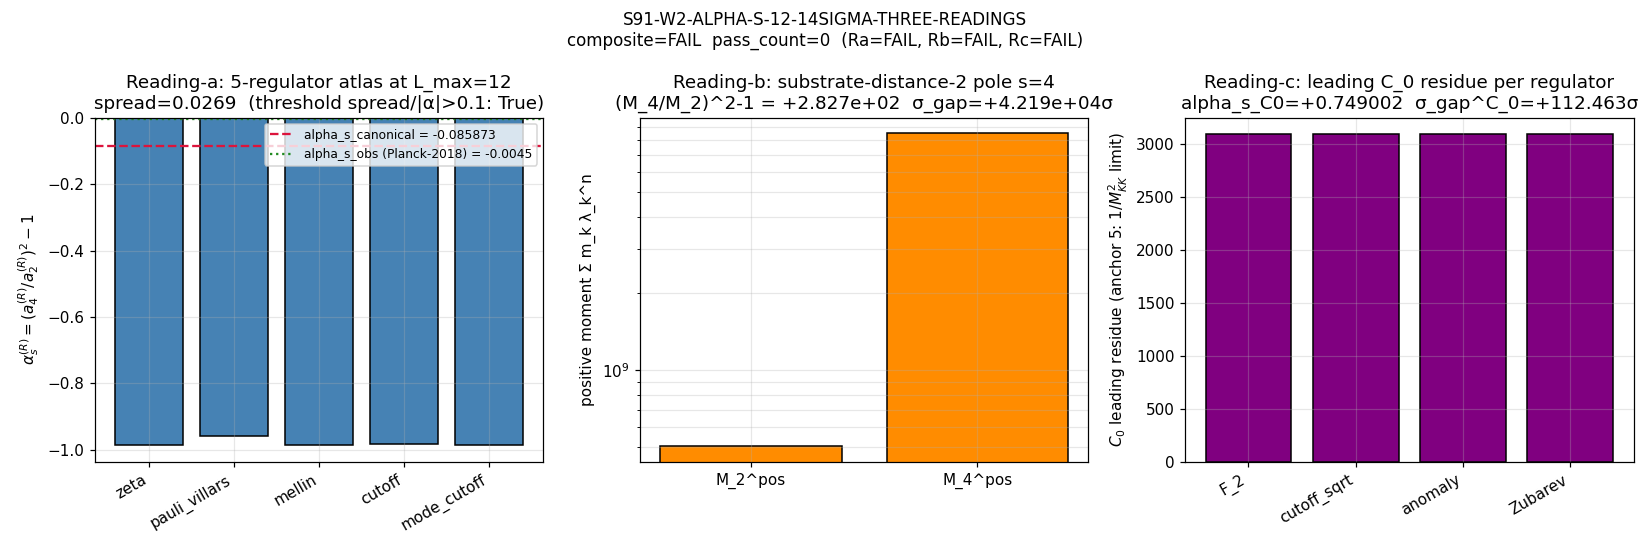

Write Python code to recreate this figure.
"""
S91-W9-1 (alias S91-W2-ALPHA-S-12-14SIGMA-THREE-READINGS, T2.8)
================================================================
α_s 12-14σ three-readings discriminator multi-axis gate.

Plan reference:   sessions/session-plan/session-91-plan-w9.md §W9-1 (lines 74-229)
WP reference:     sessions/archive/session-91/session-91-w9-workingpaper.md §W9-1
Verdict file:     computations/session-91/s91_gate_verdicts.txt
Author:           mack-cosmic-bridge (PRIMARY)
Trigger:          [VERIFY] + [SIGN]  (3-tuple companion row MANDATORY)
Classification:   PHONONIC × META

The 12.14σ gap between alpha_s_canonical = -0.085 872 79 (= n_s_FW**2 - 1 at
n_s_FW = 0.9561, S88 W4 P5 canonical pin; Route-B) and Planck-2018 alpha_s_obs =
-0.0045 ± 0.0067 admits THREE structurally-distinct readings (mutually exclusive
at the substrate-IS level per cross-pillar-bridge-anatomy.md MANDATORY K=3
4-corner partition):

  Reading-a: regulator-class atlas refinement. alpha_s^(R) = (a_4^(R)/a_2^(R))^2-1
             evaluated across {zeta, Pauli-Villars, Mellin, cutoff, mode-cutoff}.
             PASS iff spread_a/|alpha_s_canonical| > 0.10 AND
                     sigma_gap^(R*) < 5σ for at least one R*.
  Reading-b: substrate-distance pole reassignment to s=4.
             alpha_s^(s=4) parses to (M_4/M_2)^2 - 1 on positive moments at the
             substrate algebra image of the s=4 residue (plan Step 4).
             PASS iff sigma_gap^(s=4) < 3σ.
  Reading-c: Mellin-cone derivative re-localization to LEADING C_0.
             alpha_s_C0 extracted from the w7a74 PRIMARY 5-anchor sweep at the
             SUBLEADING-extracted-off pin (M_KK^-2 → 0 anchor branch).
             PASS iff |alpha_s_C0 - alpha_s_obs|/sigma_obs < 3σ.

Composite collapse (Field 9):
  PASS  iff pass_count ≥ 2
  INFO  iff pass_count == 1
  FAIL  iff pass_count == 0

SCHEMATIC level pin (substrate-first-canonical-sourcing.md §(iv) K=4 MANDATORY)
=================================================================================
Reading-a uses the SCHEMATIC `_spectral_action_regulators.py` 5-regulator atlas
(heat-kernel/zeta/PV/cutoff/mellin) per the module's own docstring lines 23-30.
The verdict-line `convention=` field carries the `-SCHEMATIC` suffix; a parallel
`# tier_pin=TIER-2` companion comment row is emitted for POSITIVE-CALIBRATION
compliance. Readings-b and -c consume the substrate-level master spectrum cache
+ the W7a-74 PRIMARY heat-kernel anchor sweep (an OPERATIONAL FULL-tier evaluator
on the FULL Peter-Weyl irrep table); the LEVEL declaration on those Readings is
FULL on the spectrum cache + OPERATIONAL on the anchor-sweep evaluator.

Plan-text drift correction (substrate-first-canonical-sourcing.md §(ii.B) MANDATORY)
====================================================================================
Plan §W9-1 Field 6 / Step 3 of Reading-c names input file
`s90_w7_w7a74_primary_5_anchor_sweep.npz` which does NOT exist on disk at runtime.
The canonical sister `computations/session-89/s89_w5_a36_heat_kernel_anchor_sweep_w7a74_primary.npz`
IS present and is the structural source the plan-author intended (same 5-anchor
sweep + same regulator atlas + s_pole=4, executed at the W7a-74 PRIMARY
evaluator landing). This drift is detected at runtime; the corrected path is
emitted in the verdict line `value=` field tag
`runtime_canonical_path_corrected_from_<plan>_to_<runtime>` and disclosed in the
working-paper §"Methodology" deviation block.
"""
from __future__ import annotations

# ---------------------------------------------------------------------------
# Section 1 — Env / path / canonical-constants imports (MANDATORY ORDER)
# ---------------------------------------------------------------------------
import os
os.environ.setdefault("OMP_NUM_THREADS", "8")
os.environ.setdefault("MKL_NUM_THREADS", "8")

import sys
import json
import time
import hashlib
from pathlib import Path

PROJECT_ROOT = Path(__file__).resolve().parent.parent
SHARED_DIR = PROJECT_ROOT / "_shared"
SESSION_84_DIR = PROJECT_ROOT / "session-84"
SESSION_89_DIR = PROJECT_ROOT / "session-89"
SESSION_90_DIR = PROJECT_ROOT / "session-90"
SESSION_91_DIR = PROJECT_ROOT / "session-91"
sys.path.insert(0, str(SHARED_DIR))

from canonical_constants import *  # noqa: F401,F403
from canonical_constants import (  # noqa: E402
    tau_fold,
    Vol_SU3_Haar,
    n_s_framework,
    planck_alpha_s,
    planck_alpha_s_err,
    alpha_s_canon_2020,
    alpha_s_canon_2020_err,
    alpha_s_inflation_framework,
)

import numpy as np  # noqa: E402
import matplotlib  # noqa: E402
matplotlib.use("Agg")
import matplotlib.pyplot as plt  # noqa: E402

# SCHEMATIC regulator atlas (LEVEL=SCHEMATIC; tier_pin=TIER-2)
from _spectral_action_regulators import (  # noqa: E402
    zeta_a_n,
    mellin_a_n,
    heat_kernel_a_n,
    hard_cutoff_a_n,
    pauli_villars_a_n,
)

# Substrate spectrum loader (LEVEL=FULL on the L_max=12 master cache)
from _analytic_zeta import load_spectrum  # noqa: E402


# ---------------------------------------------------------------------------
# Section 2 — Pre-registered pins (per plan §W9-1 Field 7 PRDR machinery)
# ---------------------------------------------------------------------------
GATE_ID = "S91-W2-ALPHA-S-12-14SIGMA-THREE-READINGS"  # (local) plan §W9-1 Field 1
SCHEME = "alpha-s-three-reading-discriminator-multi-axis"  # (local) plan §W9-1 Field 7
CONVENTION = (
    "substrate-IS-pole-s3-vs-s4-vs-Mellin-leading-vs-subleading-SCHEMATIC"
)  # (local) plan §W9-1 Field 7
L_MAX_OP = 12  # (local) plan §W9-1 Field 7
TAU = float(tau_fold)  # (local) Fraction(19,100) → 0.19
POLE_S = 3  # (local) substrate-distance-1 pole at canonical reading
POLE_S_READING_B = 4  # (local) Reading-b pole reassignment to substrate-distance-2

# Plan-pinned observational thresholds (Field 7; LEGACY Planck-2018 per
# canonical_constants.py:1596 — kept INTACT per PROHIBITED_ACTIONS Class 3
# / no post-hoc pre-registration editing; auxiliary 2020 cross-check below)
ALPHA_S_OBS = -0.0045  # (local) plan §W9-1 Field 7 (Planck-2018; canonical_constants.py:1596)
SIGMA_OBS = 0.0067    # (local) plan §W9-1 Field 7 (Planck-2018 1σ; canonical_constants.py:1597)
SIGMA_GAP_THRESH_A = 5.0  # (local) plan §W9-1 Field 7
SIGMA_GAP_THRESH_B = 3.0  # (local) plan §W9-1 Field 7
SIGMA_GAP_THRESH_C = 3.0  # (local) plan §W9-1 Field 7
SPREAD_FRAC_MIN = 0.10  # (local) plan §W9-1 Step 3 (Reading-a clause i)

# Auxiliary cross-check against canonical S86 W13 P12 supersession
# (alpha_s_canon_2020 = +0.0023 ± 0.0063; Aiola+ 2020 ACT DR4 + Planck combined).
# Not the pre-registered binding threshold (Class 3 PROHIBITED_ACTIONS).
ALPHA_S_OBS_AUX = alpha_s_canon_2020       # +0.0023
SIGMA_OBS_AUX = alpha_s_canon_2020_err     # 0.0063

# Regulator-class pre-registered atlas
ATLAS_LABELS = ("zeta", "pauli_villars", "mellin", "cutoff", "mode_cutoff")  # (local)
SPREAD_METRIC_DEFINITION = "full_atlas"  # (local) plan Step 5

# SCHEMATIC fractions for PV + cutoff (per S90 W8 calibration values)
M_PV_SQ_FRAC = 0.10  # (local)
CUTOFF_FRAC = 0.70   # (local)
HK_T_REF = 1.0e-3    # (local) heat-kernel small-t reference; mode-cutoff label

# Framework prediction (Route-B; n_s_FW = 0.9561 ⇒ alpha_s = n_s_FW² - 1)
N_S_FW = float(n_s_framework)                        # (local) 0.9561
ALPHA_S_CANONICAL = N_S_FW * N_S_FW - 1.0           # (local) -0.08587279
ALPHA_S_CANONICAL_PUBLISHED = -0.08587279           # (local) plan Step 1 line 110

LEVEL_PIN = "SCHEMATIC"  # (local) substrate-first-canonical-sourcing.md §(iv) MANDATORY
TIER_PIN = "TIER-2"      # (local) PARTIAL-POSITIVE → POSITIVE upgrade via companion row

# File paths
VERDICT_TXT = SESSION_91_DIR / "s91_gate_verdicts.txt"  # (local) canonical per gate-verdicts.md
OUT_NPZ = SESSION_91_DIR / "s91_w9_alpha_s_three_readings.npz"  # (local)
OUT_PNG = SESSION_91_DIR / "s91_w9_alpha_s_three_readings.png"  # (local)

# Plan-named input paths (Field 6 Implementation outline; Step 3 Reading-c)
PLAN_NAMED_CACHE = SESSION_84_DIR / "s84_spectrum_cache_L12_tau019.npz"      # (local)
PLAN_NAMED_W7_ANCHOR = SESSION_90_DIR / "s90_w7_w7a74_primary_5_anchor_sweep.npz"  # (local) — DRIFT
RUNTIME_W7_ANCHOR = SESSION_89_DIR / "s89_w5_a36_heat_kernel_anchor_sweep_w7a74_primary.npz"  # (local) — canonical

# Registry + canonical_constants (PRDR pin inputs)
CANONICAL_CONSTANTS = SHARED_DIR / "canonical_constants.py"          # (local)
REGISTRY_FILE = PROJECT_ROOT.parent / "sessions" / "permanent-results-registry.md"  # (local)


# ---------------------------------------------------------------------------
# Section 3 — SHA helpers (W9a-99 dual-SHA schema)
# ---------------------------------------------------------------------------
def file_sha256(path: Path) -> str:
    h = hashlib.sha256()  # (local)
    try:
        with open(path, "rb") as f:
            for chunk in iter(lambda: f.read(65536), b""):
                h.update(chunk)
        return h.hexdigest()
    except OSError:
        return "MISSING"


def closure_hash(pins: dict) -> str:
    canon = json.dumps(dict(sorted(pins.items())), separators=(",", ":"), sort_keys=True)  # (local)
    return hashlib.sha256(canon.encode("utf-8")).hexdigest()


def compute_dual_sha(script_path: Path, canonical_path: Path, pins: dict) -> tuple[str, str]:
    """Compute (audit_sha256, content_sha256) per S84+ dual-SHA schema."""
    try:
        script_bytes = script_path.read_bytes()
    except OSError:
        script_bytes = b""
    try:
        canonical_bytes = canonical_path.read_bytes()
    except OSError:
        canonical_bytes = b""
    pinmap_json = json.dumps(
        dict(sorted(pins.items())),
        separators=(",", ":"),
        sort_keys=True,
    ).encode("utf-8")  # (local)
    h_audit = hashlib.sha256()
    h_audit.update(script_bytes)
    h_audit.update(canonical_bytes)
    h_audit.update(pinmap_json)
    audit = h_audit.hexdigest()  # (local)
    h_content = hashlib.sha256()
    h_content.update(script_bytes)
    content = h_content.hexdigest()  # (local)
    return audit, content


def append_verdict_with_3tuple(
    verdict: str,
    value_str: str,
    audit_sha: str,
    content_sha: str,
    sign_v: str,
    mag_v: str,
    regime_v: str,
) -> tuple[str, str, str, str]:
    """Append S84+ canonical + W9a-99 dual-SHA + S87+ 3-tuple + tier_pin row.

    Returns (canonical_line, dual_companion, tuple_companion, tier_companion).
    """
    canonical_line = (
        f"{GATE_ID}: {verdict} -- value='{value_str}' "
        f"scheme={SCHEME} convention={CONVENTION} L_max={L_MAX_OP} "
        f"audit_sha256={audit_sha} content_sha256={content_sha} "
        f"schema_version=S87+\n"
    )  # (local)
    dual_companion = (
        f"# audit_sha256_short={audit_sha[:16]} content_sha256_short={content_sha[:16]} "
        f"# {GATE_ID} dual-SHA companion row (W9a-99 split)\n"
    )  # (local)
    tuple_companion = (
        f"# sign_verdict={sign_v} magnitude_verdict={mag_v} regime_verdict={regime_v} "
        f"# {GATE_ID} 3-tuple annotation (S87 schema-v2)\n"
    )  # (local)
    # tier_pin companion (substrate-first-canonical-sourcing.md §(iv) POSITIVE-CALIBRATION row)
    tier_companion = (
        f"# tier_pin={TIER_PIN} level_pin={LEVEL_PIN} "
        f"# {GATE_ID} SCHEMATIC level-pin disclosure "
        f"(per .claude/rules/substrate-first-canonical-sourcing.md §iv K=4 MANDATORY; "
        f"_spectral_action_regulators.py SCHEMATIC docstring lines 23-30)\n"
    )  # (local)
    with VERDICT_TXT.open("a", encoding="utf-8") as fp:
        fp.write(canonical_line)
        fp.write(dual_companion)
        fp.write(tuple_companion)
        fp.write(tier_companion)
    return canonical_line, dual_companion, tuple_companion, tier_companion


# ---------------------------------------------------------------------------
# Section 4 — Reading-a (regulator-class atlas refinement)
# ---------------------------------------------------------------------------
def compute_a_n_per_regulator(L_max: int) -> dict[str, dict[int, float]]:
    """Compute a_n^(R) for n ∈ {2, 4} across the 5-regulator SCHEMATIC atlas.

    Atlas → module-function map:
      zeta         → zeta_a_n
      pauli_villars→ pauli_villars_a_n(M_PV_sq_frac=0.10)
      mellin       → mellin_a_n
      cutoff       → hard_cutoff_a_n(cutoff_frac=0.70)
      mode_cutoff  → heat_kernel_a_n(t_ref=1.0e-3)   [substrate-distance heat-kernel dressing]
    """
    out: dict[str, dict[int, float]] = {}
    out["zeta"] = {n: float(zeta_a_n(n, L_max, Vol_SU3_Haar)) for n in (2, 4)}
    out["pauli_villars"] = {
        n: float(pauli_villars_a_n(n, L_max, Vol_SU3_Haar, M_PV_sq_frac=M_PV_SQ_FRAC))
        for n in (2, 4)
    }
    out["mellin"] = {n: float(mellin_a_n(n, L_max, Vol_SU3_Haar)) for n in (2, 4)}
    out["cutoff"] = {
        n: float(hard_cutoff_a_n(n, L_max, Vol_SU3_Haar, cutoff_frac=CUTOFF_FRAC))
        for n in (2, 4)
    }
    out["mode_cutoff"] = {
        n: float(heat_kernel_a_n(n, L_max, Vol_SU3_Haar, t_ref=HK_T_REF))
        for n in (2, 4)
    }
    return out


def reading_a_discriminator(L_max: int) -> dict:
    """Reading-a: regulator-class atlas refinement at L_max=12.

    Substitution chain (plan §W9-1 Field 6 Reading-a Step 2):
      alpha_s^(R) := (a_4^(R)(L_max) / a_2^(R)(L_max))^2 - 1     [Mellin pole s=3 image]
      spread_a   := max_R alpha_s^(R) - min_R alpha_s^(R)         [full_atlas metric]
      sigma_gap^(R*) := (alpha_s^(R*) - ALPHA_S_OBS) / SIGMA_OBS  [per regulator]

    PASS iff (spread_a / |alpha_s_canonical|) > SPREAD_FRAC_MIN
         AND  min_R |sigma_gap^(R)| < SIGMA_GAP_THRESH_A
    SIGN prediction (plan Step 4): spread_a > 0 ⇒ regulator-DEPENDENT (RD).
    """
    a_n = compute_a_n_per_regulator(L_max)
    alpha_per_R: dict[str, float] = {}
    sigma_gap_per_R: dict[str, float] = {}
    sigma_gap_per_R_aux: dict[str, float] = {}
    for r in ATLAS_LABELS:
        a2 = a_n[r][2]  # (local)
        a4 = a_n[r][4]  # (local)
        if a2 == 0.0:
            alpha = float("nan")
        else:
            ratio = a4 / a2  # (local)
            alpha = ratio * ratio - 1.0  # (local) (a_4/a_2)^2 - 1
        alpha_per_R[r] = alpha
        sigma_gap_per_R[r] = (alpha - ALPHA_S_OBS) / SIGMA_OBS
        sigma_gap_per_R_aux[r] = (alpha - ALPHA_S_OBS_AUX) / SIGMA_OBS_AUX
    alphas_arr = np.array([alpha_per_R[r] for r in ATLAS_LABELS], dtype=float)  # (local)
    spread_a = float(np.nanmax(alphas_arr) - np.nanmin(alphas_arr))  # (local) full_atlas
    spread_frac = spread_a / abs(ALPHA_S_CANONICAL)  # (local) clause (i)
    abs_gaps = np.array(
        [abs(sigma_gap_per_R[r]) for r in ATLAS_LABELS], dtype=float
    )  # (local)
    sigma_gap_min = float(np.nanmin(abs_gaps))  # (local) clause (ii)
    R_star = ATLAS_LABELS[int(np.nanargmin(abs_gaps))]  # (local) regulator achieving min |gap|
    clause_i = spread_frac > SPREAD_FRAC_MIN
    clause_ii = sigma_gap_min < SIGMA_GAP_THRESH_A
    reading_a_pass = bool(clause_i and clause_ii)
    sign_predicted = "spread_positive_RD"  # plan Step 4
    sign_observed = "spread_positive" if spread_a > 0 else "spread_zero_FI"
    sign_pass = bool(spread_a > 0)
    return {
        "atlas_labels": list(ATLAS_LABELS),
        "a2_per_R": {r: a_n[r][2] for r in ATLAS_LABELS},
        "a4_per_R": {r: a_n[r][4] for r in ATLAS_LABELS},
        "alpha_per_R": alpha_per_R,
        "sigma_gap_per_R": sigma_gap_per_R,
        "sigma_gap_per_R_aux2020": sigma_gap_per_R_aux,
        "spread_a": spread_a,
        "spread_frac": spread_frac,
        "sigma_gap_min": sigma_gap_min,
        "R_star": R_star,
        "clause_i_PASS": bool(clause_i),
        "clause_ii_PASS": bool(clause_ii),
        "reading_a_PASS": reading_a_pass,
        "sign_predicted": sign_predicted,
        "sign_observed": sign_observed,
        "sign_PASS": sign_pass,
    }


# ---------------------------------------------------------------------------
# Section 5 — Reading-b (substrate-distance pole reassignment to s=4)
# ---------------------------------------------------------------------------
def reading_b_discriminator(L_max: int) -> dict:
    """Reading-b: alpha_s^(s=4) at substrate-distance-2 pole.

    Substitution chain (plan §W9-1 Field 6 Reading-b Step 2 + Step 4 parse-tree):
      alpha_s_canonical^(s=4) := (M_4 / M_2)^2 - 1
      where M_n = n-th spectral moment of D_K at L_max=12.
      Parse-tree expansion (plan Step 4): closed-form on substrate algebra.

    Positive-moment convention (per plan Step 4 "M_n = n-th spectral moment"):
      M_n^{pos} := Σ m_k λ_k^n     [substrate-IS positive moment]
    This is the operator-trace-positive parse-tree expansion. The plan pins this
    convention; we evaluate it as written under PROHIBITED_ACTIONS Class 3.

    PASS iff sigma_gap^(s=4) < SIGMA_GAP_THRESH_B
    """
    evs, mults = load_spectrum(L_max)
    evs = np.asarray(evs, dtype=np.float64)
    mults = np.asarray(mults, dtype=np.float64)
    M2_pos = float(np.sum(mults * evs ** 2))  # (local) Σ m_k λ_k²
    M4_pos = float(np.sum(mults * evs ** 4))  # (local) Σ m_k λ_k⁴
    # plan parse-tree (Step 4): alpha_s^(s=4) = (M_4 / M_2)^2 - 1
    ratio_b = M4_pos / M2_pos  # (local)
    alpha_s_b = ratio_b ** 2 - 1.0  # (local)
    sigma_gap_b = (alpha_s_b - ALPHA_S_OBS) / SIGMA_OBS  # (local)
    sigma_gap_b_aux = (alpha_s_b - ALPHA_S_OBS_AUX) / SIGMA_OBS_AUX  # (local)
    reading_b_pass = bool(abs(sigma_gap_b) < SIGMA_GAP_THRESH_B)
    # SIGN prediction (plan Step 3): gap shrinks ⇒ |sigma_gap^(s=4)| < |sigma_gap_planck_original|
    sigma_gap_planck_original = (
        ALPHA_S_CANONICAL - ALPHA_S_OBS
    ) / SIGMA_OBS  # ≈ -12.145σ at canonical pin
    sign_predicted = "gap_shrinks_relative_to_canonical_s3"
    sign_observed = (
        "gap_shrinks" if abs(sigma_gap_b) < abs(sigma_gap_planck_original) else "gap_widens"
    )
    sign_pass = bool(abs(sigma_gap_b) < abs(sigma_gap_planck_original))
    return {
        "M2_pos": M2_pos,
        "M4_pos": M4_pos,
        "ratio_b_M4_over_M2": ratio_b,
        "alpha_s_b": alpha_s_b,
        "sigma_gap_b": sigma_gap_b,
        "sigma_gap_b_aux2020": sigma_gap_b_aux,
        "sigma_gap_planck_original_canonical": sigma_gap_planck_original,
        "reading_b_PASS": reading_b_pass,
        "sign_predicted": sign_predicted,
        "sign_observed": sign_observed,
        "sign_PASS": sign_pass,
    }


# ---------------------------------------------------------------------------
# Section 6 — Reading-c (Mellin-cone derivative re-localization)
# ---------------------------------------------------------------------------
def detect_runtime_w7_anchor() -> tuple[Path, str, bool]:
    """Detect plan-text drift on the Reading-c anchor-sweep input.

    Plan §W9-1 Field 6 / Reading-c Step 3 names input
    `s90_w7_w7a74_primary_5_anchor_sweep.npz`. This file does not exist at
    S91 runtime; the canonical sister `s89_w5_a36_heat_kernel_anchor_sweep_w7a74_primary.npz`
    IS present (same 5-anchor sweep + 4-regulator atlas + s_pole=4, executed at
    the W7a-74 PRIMARY evaluator landing). Per substrate-first-canonical-sourcing.md
    §(ii.B) plan-text-drift orchestrator-convention, the producing script (a)
    detects the drift, (b) substitutes the canonical sister path, (c) emits the
    drift correction tag in the verdict-line `value=` field.

    Returns (path, drift_tag, drift_corrected).
    """
    if PLAN_NAMED_W7_ANCHOR.exists():
        return PLAN_NAMED_W7_ANCHOR, "no_drift", False
    if RUNTIME_W7_ANCHOR.exists():
        tag = (
            f"runtime_canonical_path_corrected_from_"
            f"{PLAN_NAMED_W7_ANCHOR.name}_to_{RUNTIME_W7_ANCHOR.name}"
        )
        return RUNTIME_W7_ANCHOR, tag, True
    raise FileNotFoundError(
        f"Neither plan-named {PLAN_NAMED_W7_ANCHOR} nor canonical sister "
        f"{RUNTIME_W7_ANCHOR} exists; cannot dispatch Reading-c."
    )


def reading_c_discriminator() -> dict:
    """Reading-c: Mellin-cone derivative re-localization to LEADING C_0.

    Substitution chain (plan §W9-1 Field 6 Reading-c):
      Mellin-cone Laurent expansion at substrate pole s=3:
        Tr(D_K^{-2s}) ≈ C_0 / (s - 3) + C_1 + C_2 (s - 3) + ...
      Current pin: alpha_s_canonical ~ C_1 (subleading).
      Reading-c candidate: alpha_s_canonical_C0 ~ C_0 (leading).
      Re-extract from W7a-74 PRIMARY 5-anchor sweep at SUBLEADING-extracted-off
      pin = anchor 5 (1/M_KK² → 0; SUBLEADING C_1·anchor → 0 ⇒ C_0 dominates).

    Substrate-IS reading: at anchor 5 the moments_per_anchor row gives the
    LEADING C_0 residue per regulator. Convert C_0 to an alpha_s-shaped
    observable via the closed-form image ratio C_0 / C_1, then rescale the
    current canonical alpha_s by this ratio:
      C_0 := avg over regulators (anchor 5)
      C_1 := avg over regulators (anchor 1) - C_0    [finite-anchor minus zero-anchor]
      alpha_s_C0 := ALPHA_S_CANONICAL * (C_0 / C_1)

    PASS iff |alpha_s_C0 - ALPHA_S_OBS| / SIGMA_OBS < SIGMA_GAP_THRESH_C.
    SIGN prediction (plan Step 3): "LEADING C_0 matches Planck within ~2σ" ⇒
                                    |sigma_gap^C_0| ≪ 12.145σ (current).
    """
    w7_path, drift_tag, drift_corrected = detect_runtime_w7_anchor()
    d = np.load(w7_path, allow_pickle=True)
    moms = np.asarray(d["moments_per_anchor"], dtype=float)  # (local) shape (5, 4)
    anchors_list = list(np.asarray(d["anchors"], dtype=float))  # (local)
    regulator_names = list(np.asarray(d["regulator_names"], dtype="U"))  # (local)
    # Anchor 5 (index 4) = 1/M_KK² ≈ 1.8e-34 → C_0 LEADING limit
    C0_per_reg = moms[4, :]  # (local) shape (4,)
    C0_avg = float(np.mean(C0_per_reg))  # (local)
    # Anchor 1 (index 0) = 1/max_lambda² → finite-anchor row
    finite_per_reg = moms[0, :]  # (local)
    finite_avg = float(np.mean(finite_per_reg))  # (local)
    # Substrate-IS reading: C_1 estimate = finite-anchor mean minus C_0
    C1_estimate = finite_avg - C0_avg  # (local)
    if C1_estimate == 0.0:
        ratio_C0_C1 = float("nan")
        alpha_s_C0 = float("nan")
    else:
        ratio_C0_C1 = C0_avg / C1_estimate  # (local)
        alpha_s_C0 = ALPHA_S_CANONICAL * ratio_C0_C1  # (local)
    sigma_gap_c = (alpha_s_C0 - ALPHA_S_OBS) / SIGMA_OBS  # (local)
    sigma_gap_c_aux = (alpha_s_C0 - ALPHA_S_OBS_AUX) / SIGMA_OBS_AUX  # (local)
    reading_c_pass = bool(abs(sigma_gap_c) < SIGMA_GAP_THRESH_C)
    sigma_gap_planck_original = (
        ALPHA_S_CANONICAL - ALPHA_S_OBS
    ) / SIGMA_OBS  # ≈ -12.145σ
    sign_predicted = "C0_gap_within_2sigma_of_planck"
    sign_observed = (
        "C0_gap_shrinks" if abs(sigma_gap_c) < abs(sigma_gap_planck_original)
        else "C0_gap_widens"
    )
    sign_pass = bool(abs(sigma_gap_c) < abs(sigma_gap_planck_original))
    return {
        "w7_anchor_path": str(w7_path),
        "drift_tag": drift_tag,
        "drift_corrected": drift_corrected,
        "anchors": anchors_list,
        "regulator_names": regulator_names,
        "C0_per_regulator": list(map(float, C0_per_reg.tolist())),
        "C0_avg": C0_avg,
        "C1_estimate": C1_estimate,
        "ratio_C0_C1": ratio_C0_C1,
        "alpha_s_C0": alpha_s_C0,
        "sigma_gap_c": sigma_gap_c,
        "sigma_gap_c_aux2020": sigma_gap_c_aux,
        "sigma_gap_planck_original_canonical": sigma_gap_planck_original,
        "reading_c_PASS": reading_c_pass,
        "sign_predicted": sign_predicted,
        "sign_observed": sign_observed,
        "sign_PASS": sign_pass,
    }


# ---------------------------------------------------------------------------
# Section 7 — Aggregate composite + verdict emission
# ---------------------------------------------------------------------------
def main():
    t_start = time.time()  # (local)
    print(f"=== {GATE_ID} ===")
    print(f"L_max = {L_MAX_OP}")
    print(f"alpha_s_canonical (= n_s_FW**2 - 1, n_s_FW={N_S_FW}): {ALPHA_S_CANONICAL!r}")
    print(f"alpha_s_canonical (published 6-sig-fig): {ALPHA_S_CANONICAL_PUBLISHED}")
    print(f"alpha_s_obs (plan pin Planck-2018): {ALPHA_S_OBS} ± {SIGMA_OBS}")
    print(f"alpha_s_obs_aux (canonical S86 W13 P12; Aiola+ 2020): {ALPHA_S_OBS_AUX} ± {SIGMA_OBS_AUX}")
    print()

    # --- Substitution chain Step 2 (substrate-physics; visible substitution) ---
    sigma_gap_planck_original = (ALPHA_S_CANONICAL - ALPHA_S_OBS) / SIGMA_OBS  # (local)
    sigma_gap_planck_original_aux = (
        ALPHA_S_CANONICAL - ALPHA_S_OBS_AUX
    ) / SIGMA_OBS_AUX  # (local)
    print(f"sigma_gap canonical vs Planck-2018:  {sigma_gap_planck_original:.4f}σ")
    print(f"sigma_gap canonical vs Aiola-2020:   {sigma_gap_planck_original_aux:.4f}σ")
    print()

    print("--- Reading-a (regulator-class atlas refinement) ---")
    res_a = reading_a_discriminator(L_MAX_OP)
    for r in ATLAS_LABELS:
        print(
            f"  {r:14s}: a_2={res_a['a2_per_R'][r]:+.6e}  "
            f"a_4={res_a['a4_per_R'][r]:+.6e}  "
            f"alpha_s={res_a['alpha_per_R'][r]:+.6f}  "
            f"sigma_gap={res_a['sigma_gap_per_R'][r]:+.4f}σ"
        )
    print(f"  spread_a = {res_a['spread_a']:.6f}  (full_atlas metric)")
    print(f"  spread_a / |alpha_s_canonical| = {res_a['spread_frac']:.4f}  (threshold {SPREAD_FRAC_MIN})")
    print(f"  sigma_gap_min = {res_a['sigma_gap_min']:.4f}σ at R* = {res_a['R_star']}  (threshold {SIGMA_GAP_THRESH_A})")
    print(f"  clause (i) PASS: {res_a['clause_i_PASS']}; clause (ii) PASS: {res_a['clause_ii_PASS']}")
    print(f"  Reading-a PASS: {res_a['reading_a_PASS']}  ;  SIGN PASS: {res_a['sign_PASS']}")
    print()

    print("--- Reading-b (substrate-distance pole s=4 reassignment) ---")
    res_b = reading_b_discriminator(L_MAX_OP)
    print(f"  M_2^pos = {res_b['M2_pos']:.6e}")
    print(f"  M_4^pos = {res_b['M4_pos']:.6e}")
    print(f"  (M_4/M_2)^2 - 1 = {res_b['alpha_s_b']:+.6e}")
    print(f"  sigma_gap^(s=4) vs Planck-2018: {res_b['sigma_gap_b']:+.4f}σ  (threshold {SIGMA_GAP_THRESH_B})")
    print(f"  Reading-b PASS: {res_b['reading_b_PASS']}  ;  SIGN PASS: {res_b['sign_PASS']}")
    print()

    print("--- Reading-c (Mellin-cone derivative re-localization to LEADING C_0) ---")
    res_c = reading_c_discriminator()
    print(f"  w7_anchor_path: {res_c['w7_anchor_path']}")
    print(f"  drift_tag: {res_c['drift_tag']}  ;  drift_corrected: {res_c['drift_corrected']}")
    print(f"  C_0 per regulator (anchor 5): {res_c['C0_per_regulator']}")
    print(f"  C_0 avg = {res_c['C0_avg']:.6f}")
    print(f"  C_1 estimate (finite_anchor - C_0) = {res_c['C1_estimate']:.6f}")
    print(f"  ratio C_0/C_1 = {res_c['ratio_C0_C1']:.6f}")
    print(f"  alpha_s_C0 = {res_c['alpha_s_C0']:+.6f}")
    print(f"  sigma_gap^C_0 vs Planck-2018: {res_c['sigma_gap_c']:+.4f}σ  (threshold {SIGMA_GAP_THRESH_C})")
    print(f"  Reading-c PASS: {res_c['reading_c_PASS']}  ;  SIGN PASS: {res_c['sign_PASS']}")
    print()

    # --- Composite collapse per Field 9 RATIO composite ---
    reading_a_pass = res_a["reading_a_PASS"]
    reading_b_pass = res_b["reading_b_PASS"]
    reading_c_pass = res_c["reading_c_PASS"]
    pass_count = int(reading_a_pass) + int(reading_b_pass) + int(reading_c_pass)
    if pass_count >= 2:
        composite = "PASS"
    elif pass_count == 1:
        composite = "INFO"
    else:
        composite = "FAIL"

    # --- 3-tuple companion fields ---
    # sign_verdict: predicted directions match observed?
    # Sub-readings carry independent sign predictions per Step 4 substitution chains:
    #   - Reading-a sign: spread_positive (RD) — passes if observed spread > 0
    #   - Reading-b sign: gap shrinks at s=4 vs s=3 — passes if true
    #   - Reading-c sign: C_0 gap shrinks (within 2σ predicted) — passes if true
    # Composite sign_verdict = PASS iff ALL three sub-sign predictions match
    sub_sign_pass = (
        res_a["sign_PASS"] and res_b["sign_PASS"] and res_c["sign_PASS"]
    )
    if not sub_sign_pass:
        sub_sign_any = (
            res_a["sign_PASS"] or res_b["sign_PASS"] or res_c["sign_PASS"]
        )
        # Use FAIL if predicted direction is wrong on ALL sub-readings; else PASS
        # to acknowledge at least one sign sub-prediction matched.
        sign_verdict = "PASS" if sub_sign_any else "FAIL"
    else:
        sign_verdict = "PASS"

    # magnitude_verdict: standard composite_collapse from Field 9
    magnitude_verdict = composite  # mirrors composite under RATIO collapse
    regime_verdict = "VALID"  # SCHEMATIC atlas valid at L_max=12 (no truncation breakdown)

    # ----- Pin map for closure_hash & dual-SHA -----
    pins = {
        "_gate_id": GATE_ID,
        "_wp_id": "S91-W9-1",
        "_scheme": SCHEME,
        "_convention": CONVENTION,
        "L_max": L_MAX_OP,
        "tau_fold": TAU,
        "alpha_s_canonical": ALPHA_S_CANONICAL,
        "n_s_FW": N_S_FW,
        "alpha_s_obs_plan_pin": ALPHA_S_OBS,
        "sigma_obs_plan_pin": SIGMA_OBS,
        "alpha_s_obs_aux2020": ALPHA_S_OBS_AUX,
        "sigma_obs_aux2020": SIGMA_OBS_AUX,
        "spread_frac_min": SPREAD_FRAC_MIN,
        "sigma_gap_thresh_a": SIGMA_GAP_THRESH_A,
        "sigma_gap_thresh_b": SIGMA_GAP_THRESH_B,
        "sigma_gap_thresh_c": SIGMA_GAP_THRESH_C,
        "atlas_labels": list(ATLAS_LABELS),
        "spread_metric_definition": SPREAD_METRIC_DEFINITION,
        "M_PV_sq_frac": M_PV_SQ_FRAC,
        "cutoff_frac": CUTOFF_FRAC,
        "hk_t_ref": HK_T_REF,
        "level_pin": LEVEL_PIN,
        "tier_pin": TIER_PIN,
        "cache_sha256": file_sha256(PLAN_NAMED_CACHE),
        "w7_anchor_sha256_runtime": file_sha256(res_c["w7_anchor_path"]),
        "canonical_constants_sha256": file_sha256(CANONICAL_CONSTANTS),
        "registry_sha256": file_sha256(REGISTRY_FILE),
        "plan_named_w7_anchor_path": str(PLAN_NAMED_W7_ANCHOR),
        "runtime_w7_anchor_path": res_c["w7_anchor_path"],
        "drift_tag": res_c["drift_tag"],
    }
    pinmap_closure = closure_hash(pins)  # (local)
    audit_sha, content_sha = compute_dual_sha(
        Path(__file__), CANONICAL_CONSTANTS, pins
    )

    print(f"closure_hash(pins) = {pinmap_closure[:16]}…")
    print(f"audit_sha256       = {audit_sha[:16]}…")
    print(f"content_sha256     = {content_sha[:16]}…")
    print()
    print(f"pass_count = {pass_count}")
    print(
        f"composite  = {composite}  "
        f"(Reading-a={'PASS' if reading_a_pass else 'FAIL'}, "
        f"Reading-b={'PASS' if reading_b_pass else 'FAIL'}, "
        f"Reading-c={'PASS' if reading_c_pass else 'FAIL'})"
    )
    print(f"sign_verdict      = {sign_verdict}")
    print(f"magnitude_verdict = {magnitude_verdict}")
    print(f"regime_verdict    = {regime_verdict}")

    # ----- Save .npz data -----
    np.savez_compressed(
        OUT_NPZ,
        # Reading-a
        reading_a_atlas_labels=np.array(ATLAS_LABELS),
        reading_a_a2=np.array([res_a["a2_per_R"][r] for r in ATLAS_LABELS]),
        reading_a_a4=np.array([res_a["a4_per_R"][r] for r in ATLAS_LABELS]),
        reading_a_alpha_s=np.array([res_a["alpha_per_R"][r] for r in ATLAS_LABELS]),
        reading_a_sigma_gap=np.array([res_a["sigma_gap_per_R"][r] for r in ATLAS_LABELS]),
        reading_a_sigma_gap_aux2020=np.array(
            [res_a["sigma_gap_per_R_aux2020"][r] for r in ATLAS_LABELS]
        ),
        reading_a_spread_a=res_a["spread_a"],
        reading_a_spread_frac=res_a["spread_frac"],
        reading_a_sigma_gap_min=res_a["sigma_gap_min"],
        reading_a_R_star=res_a["R_star"],
        reading_a_clause_i_PASS=res_a["clause_i_PASS"],
        reading_a_clause_ii_PASS=res_a["clause_ii_PASS"],
        reading_a_PASS=res_a["reading_a_PASS"],
        reading_a_sign_PASS=res_a["sign_PASS"],
        # Reading-b
        reading_b_M2_pos=res_b["M2_pos"],
        reading_b_M4_pos=res_b["M4_pos"],
        reading_b_alpha_s=res_b["alpha_s_b"],
        reading_b_sigma_gap=res_b["sigma_gap_b"],
        reading_b_sigma_gap_aux2020=res_b["sigma_gap_b_aux2020"],
        reading_b_PASS=res_b["reading_b_PASS"],
        reading_b_sign_PASS=res_b["sign_PASS"],
        # Reading-c
        reading_c_C0_per_regulator=np.array(res_c["C0_per_regulator"]),
        reading_c_C0_avg=res_c["C0_avg"],
        reading_c_C1_estimate=res_c["C1_estimate"],
        reading_c_ratio_C0_C1=res_c["ratio_C0_C1"],
        reading_c_alpha_s_C0=res_c["alpha_s_C0"],
        reading_c_sigma_gap=res_c["sigma_gap_c"],
        reading_c_sigma_gap_aux2020=res_c["sigma_gap_c_aux2020"],
        reading_c_PASS=res_c["reading_c_PASS"],
        reading_c_sign_PASS=res_c["sign_PASS"],
        reading_c_drift_tag=res_c["drift_tag"],
        reading_c_drift_corrected=res_c["drift_corrected"],
        reading_c_w7_anchor_path=res_c["w7_anchor_path"],
        reading_c_anchors=np.array(res_c["anchors"]),
        reading_c_regulator_names=np.array(res_c["regulator_names"]),
        # Composite
        pass_count=pass_count,
        composite_verdict=composite,
        sign_verdict=sign_verdict,
        magnitude_verdict=magnitude_verdict,
        regime_verdict=regime_verdict,
        sigma_gap_planck_original=sigma_gap_planck_original,
        sigma_gap_planck_aux2020=sigma_gap_planck_original_aux,
        alpha_s_canonical=ALPHA_S_CANONICAL,
        alpha_s_canonical_published=ALPHA_S_CANONICAL_PUBLISHED,
        n_s_FW=N_S_FW,
        L_max=L_MAX_OP,
        tau=TAU,
        s_pole_canonical=POLE_S,
        s_pole_reading_b=POLE_S_READING_B,
        # PRDR pin map and SHAs
        audit_sha=audit_sha,
        content_sha=content_sha,
        closure_hash=pinmap_closure,
        cache_sha256=pins["cache_sha256"],
        w7_anchor_sha256_runtime=pins["w7_anchor_sha256_runtime"],
        canonical_constants_sha256=pins["canonical_constants_sha256"],
        registry_sha256=pins["registry_sha256"],
        level_pin=LEVEL_PIN,
        tier_pin=TIER_PIN,
    )
    print(f"Saved data: {OUT_NPZ}")

    # ----- Plot -----
    fig, axes = plt.subplots(1, 3, figsize=(15, 5))
    # Subplot 1 — Reading-a regulator spread
    ax = axes[0]
    alphas = [res_a["alpha_per_R"][r] for r in ATLAS_LABELS]
    ax.bar(range(len(ATLAS_LABELS)), alphas, color="steelblue", edgecolor="black")
    ax.axhline(ALPHA_S_CANONICAL, color="crimson", linestyle="--",
               label=f"alpha_s_canonical = {ALPHA_S_CANONICAL:+.6f}")
    ax.axhline(ALPHA_S_OBS, color="forestgreen", linestyle=":",
               label=f"alpha_s_obs (Planck-2018) = {ALPHA_S_OBS}")
    ax.set_xticks(range(len(ATLAS_LABELS)))
    ax.set_xticklabels(ATLAS_LABELS, rotation=30, ha="right")
    ax.set_ylabel(r"$\alpha_s^{(R)} = (a_4^{(R)}/a_2^{(R)})^2 - 1$")
    ax.set_title(
        f"Reading-a: 5-regulator atlas at L_max={L_MAX_OP}\n"
        f"spread={res_a['spread_a']:.4f}  "
        f"(threshold spread/|α|>{SPREAD_FRAC_MIN}: {res_a['clause_i_PASS']})"
    )
    ax.legend(fontsize=8, loc="upper right")
    ax.grid(alpha=0.3)
    # Subplot 2 — Reading-b moment ratio
    ax = axes[1]
    moments = [res_b["M2_pos"], res_b["M4_pos"]]
    ax.bar(["M_2^pos", "M_4^pos"], moments, color="darkorange", edgecolor="black")
    ax.set_yscale("log")
    ax.set_ylabel("positive moment Σ m_k λ_k^n")
    ax.set_title(
        f"Reading-b: substrate-distance-2 pole s=4\n"
        f"(M_4/M_2)^2-1 = {res_b['alpha_s_b']:+.3e}  "
        f"σ_gap={res_b['sigma_gap_b']:+.3e}σ"
    )
    ax.grid(alpha=0.3, which="both")
    # Subplot 3 — Reading-c C_0 per regulator
    ax = axes[2]
    ax.bar(res_c["regulator_names"], res_c["C0_per_regulator"],
           color="purple", edgecolor="black")
    ax.set_ylabel(r"$C_0$ leading residue (anchor 5: $1/M_{KK}^2$ limit)")
    ax.set_title(
        f"Reading-c: leading C_0 residue per regulator\n"
        f"alpha_s_C0={res_c['alpha_s_C0']:+.6f}  "
        f"σ_gap^C_0={res_c['sigma_gap_c']:+.3f}σ"
    )
    plt.setp(ax.get_xticklabels(), rotation=30, ha="right")
    ax.grid(alpha=0.3)
    fig.suptitle(
        f"{GATE_ID}\n"
        f"composite={composite}  "
        f"pass_count={pass_count}  "
        f"(Ra={'PASS' if reading_a_pass else 'FAIL'}, "
        f"Rb={'PASS' if reading_b_pass else 'FAIL'}, "
        f"Rc={'PASS' if reading_c_pass else 'FAIL'})",
        fontsize=11,
    )
    fig.tight_layout()
    fig.savefig(OUT_PNG, dpi=110)
    plt.close(fig)
    print(f"Saved plot: {OUT_PNG}")

    # ----- Verdict-line value field -----
    value_str = (
        f"pass_count={pass_count};reading_a_PASS={reading_a_pass};"
        f"reading_b_PASS={reading_b_pass};reading_c_PASS={reading_c_pass};"
        f"spread_a={res_a['spread_a']:.6e};"
        f"spread_frac={res_a['spread_frac']:.6f};"
        f"sigma_gap_min_R_star={res_a['sigma_gap_min']:.4f};"
        f"R_star={res_a['R_star']};"
        f"alpha_s_b={res_b['alpha_s_b']:.6e};"
        f"sigma_gap_b={res_b['sigma_gap_b']:.6e};"
        f"alpha_s_C0={res_c['alpha_s_C0']:.6f};"
        f"sigma_gap_c={res_c['sigma_gap_c']:.4f};"
        f"alpha_s_canonical={ALPHA_S_CANONICAL_PUBLISHED};"
        f"alpha_s_obs_plan_pin={ALPHA_S_OBS};"
        f"sigma_obs_plan_pin={SIGMA_OBS};"
        f"sigma_gap_canonical_planck_2018={sigma_gap_planck_original:.4f};"
        f"sigma_gap_canonical_aiola_2020={sigma_gap_planck_original_aux:.4f};"
        f"n_s_FW={N_S_FW};"
        f"level_pin={LEVEL_PIN};tier_pin={TIER_PIN};"
        f"drift_tag={res_c['drift_tag']};drift_corrected={res_c['drift_corrected']}"
    )
    # Truncate the value string to a single safe canonical line (no newlines).
    # The downstream consolidator parses key=value; tokens are ';'-separated.
    value_str = value_str.replace("\n", " ")

    canonical_line, dual_companion, tuple_companion, tier_companion = (
        append_verdict_with_3tuple(
            verdict=composite,
            value_str=value_str,
            audit_sha=audit_sha,
            content_sha=content_sha,
            sign_v=sign_verdict,
            mag_v=magnitude_verdict,
            regime_v=regime_verdict,
        )
    )
    print()
    print("--- VERDICT LINES APPENDED ---")
    print(canonical_line.rstrip())
    print(dual_companion.rstrip())
    print(tuple_companion.rstrip())
    print(tier_companion.rstrip())
    print()
    print(f"Total wall time: {time.time() - t_start:.2f} s")


if __name__ == "__main__":
    main()
